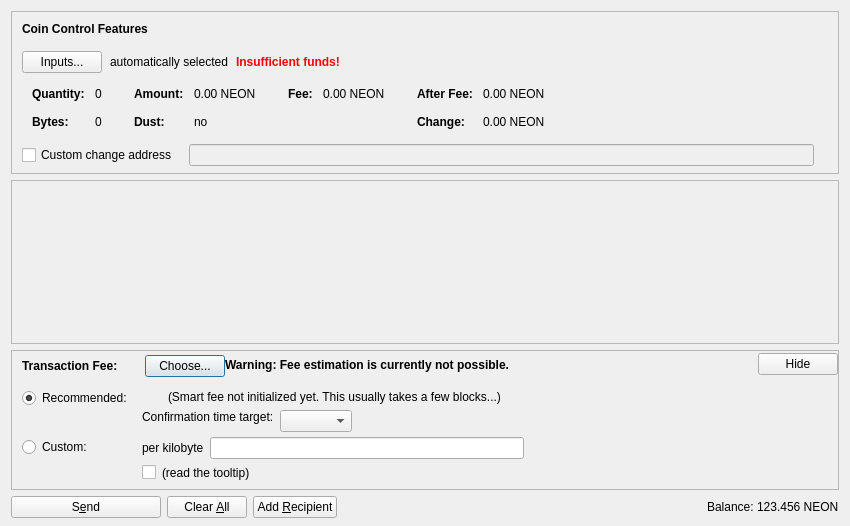
<?xml version="1.0" encoding="UTF-8"?>
<ui version="4.0">
 <class>SendCoinsDialog</class>
 <widget class="QDialog" name="SendCoinsDialog">
  <property name="geometry">
   <rect>
    <x>0</x>
    <y>0</y>
    <width>850</width>
    <height>526</height>
   </rect>
  </property>
  <property name="windowTitle">
   <string>Send Coins</string>
  </property>
  <layout class="QVBoxLayout" name="verticalLayout" stretch="0,1,0,0">
   <property name="bottomMargin">
    <number>8</number>
   </property>
   <item>
    <widget class="QFrame" name="frameCoinControl">
     <property name="sizePolicy">
      <sizepolicy hsizetype="Expanding" vsizetype="Expanding">
       <horstretch>0</horstretch>
       <verstretch>0</verstretch>
      </sizepolicy>
     </property>
     <property name="maximumSize">
      <size>
       <width>16777215</width>
       <height>16777215</height>
      </size>
     </property>
     <property name="frameShape">
      <enum>QFrame::StyledPanel</enum>
     </property>
     <property name="frameShadow">
      <enum>QFrame::Sunken</enum>
     </property>
     <layout class="QVBoxLayout" name="verticalLayoutCoinControl2">
      <property name="spacing">
       <number>0</number>
      </property>
      <property name="leftMargin">
       <number>0</number>
      </property>
      <property name="topMargin">
       <number>0</number>
      </property>
      <property name="rightMargin">
       <number>0</number>
      </property>
      <property name="bottomMargin">
       <number>6</number>
      </property>
      <item>
       <layout class="QVBoxLayout" name="verticalLayoutCoinControl" stretch="0,0,0,0,1">
        <property name="spacing">
         <number>0</number>
        </property>
        <property name="leftMargin">
         <number>10</number>
        </property>
        <property name="topMargin">
         <number>10</number>
        </property>
        <item>
         <layout class="QHBoxLayout" name="horizontalLayoutCoinControl1">
          <property name="bottomMargin">
           <number>15</number>
          </property>
          <item>
           <widget class="QLabel" name="labelCoinControlFeatures">
            <property name="sizePolicy">
             <sizepolicy hsizetype="Preferred" vsizetype="Maximum">
              <horstretch>0</horstretch>
              <verstretch>0</verstretch>
             </sizepolicy>
            </property>
            <property name="font">
             <font>
              <weight>75</weight>
              <bold>true</bold>
             </font>
            </property>
            <property name="styleSheet">
             <string notr="true">font-weight:bold;</string>
            </property>
            <property name="text">
             <string>Coin Control Features</string>
            </property>
           </widget>
          </item>
         </layout>
        </item>
        <item>
         <layout class="QHBoxLayout" name="horizontalLayoutCoinControl2" stretch="0,0,0,0">
          <property name="spacing">
           <number>8</number>
          </property>
          <property name="bottomMargin">
           <number>10</number>
          </property>
          <item>
           <widget class="QPushButton" name="pushButtonCoinControl">
            <property name="styleSheet">
             <string notr="true"/>
            </property>
            <property name="text">
             <string>Inputs...</string>
            </property>
            <property name="autoDefault">
             <bool>false</bool>
            </property>
           </widget>
          </item>
          <item>
           <widget class="QLabel" name="labelCoinControlAutomaticallySelected">
            <property name="text">
             <string>automatically selected</string>
            </property>
            <property name="margin">
             <number>5</number>
            </property>
           </widget>
          </item>
          <item>
           <widget class="QLabel" name="labelCoinControlInsuffFunds">
            <property name="font">
             <font>
              <weight>75</weight>
              <bold>true</bold>
             </font>
            </property>
            <property name="styleSheet">
             <string notr="true">color:red;font-weight:bold;</string>
            </property>
            <property name="text">
             <string>Insufficient funds!</string>
            </property>
            <property name="margin">
             <number>5</number>
            </property>
           </widget>
          </item>
          <item>
           <spacer name="horizontalSpacerCoinControl">
            <property name="orientation">
             <enum>Qt::Horizontal</enum>
            </property>
            <property name="sizeHint" stdset="0">
             <size>
              <width>40</width>
              <height>1</height>
             </size>
            </property>
           </spacer>
          </item>
         </layout>
        </item>
        <item>
         <widget class="QWidget" name="widgetCoinControl" native="true">
          <property name="sizePolicy">
           <sizepolicy hsizetype="Preferred" vsizetype="Preferred">
            <horstretch>0</horstretch>
            <verstretch>0</verstretch>
           </sizepolicy>
          </property>
          <property name="minimumSize">
           <size>
            <width>0</width>
            <height>0</height>
           </size>
          </property>
          <property name="styleSheet">
           <string notr="true"/>
          </property>
          <layout class="QHBoxLayout" name="horizontalLayoutCoinControl5">
           <property name="leftMargin">
            <number>0</number>
           </property>
           <property name="topMargin">
            <number>0</number>
           </property>
           <property name="rightMargin">
            <number>0</number>
           </property>
           <property name="bottomMargin">
            <number>0</number>
           </property>
           <item>
            <layout class="QHBoxLayout" name="horizontalLayoutCoinControl3" stretch="0,0,0,1">
             <property name="spacing">
              <number>20</number>
             </property>
             <property name="topMargin">
              <number>0</number>
             </property>
             <property name="bottomMargin">
              <number>10</number>
             </property>
             <item>
              <layout class="QFormLayout" name="formLayoutCoinControl1">
               <property name="horizontalSpacing">
                <number>10</number>
               </property>
               <property name="verticalSpacing">
                <number>14</number>
               </property>
               <property name="leftMargin">
                <number>10</number>
               </property>
               <property name="topMargin">
                <number>4</number>
               </property>
               <property name="rightMargin">
                <number>6</number>
               </property>
               <item row="0" column="0">
                <widget class="QLabel" name="labelCoinControlQuantityText">
                 <property name="font">
                  <font>
                   <weight>75</weight>
                   <bold>true</bold>
                  </font>
                 </property>
                 <property name="text">
                  <string>Quantity:</string>
                 </property>
                 <property name="margin">
                  <number>0</number>
                 </property>
                </widget>
               </item>
               <item row="0" column="1">
                <widget class="QLabel" name="labelCoinControlQuantity">
                 <property name="cursor">
                  <cursorShape>IBeamCursor</cursorShape>
                 </property>
                 <property name="contextMenuPolicy">
                  <enum>Qt::ActionsContextMenu</enum>
                 </property>
                 <property name="text">
                  <string notr="true">0</string>
                 </property>
                 <property name="margin">
                  <number>0</number>
                 </property>
                 <property name="textInteractionFlags">
                  <set>Qt::LinksAccessibleByMouse|Qt::TextSelectableByKeyboard|Qt::TextSelectableByMouse</set>
                 </property>
                </widget>
               </item>
               <item row="1" column="0">
                <widget class="QLabel" name="labelCoinControlBytesText">
                 <property name="font">
                  <font>
                   <weight>75</weight>
                   <bold>true</bold>
                  </font>
                 </property>
                 <property name="text">
                  <string>Bytes:</string>
                 </property>
                </widget>
               </item>
               <item row="1" column="1">
                <widget class="QLabel" name="labelCoinControlBytes">
                 <property name="cursor">
                  <cursorShape>IBeamCursor</cursorShape>
                 </property>
                 <property name="contextMenuPolicy">
                  <enum>Qt::ActionsContextMenu</enum>
                 </property>
                 <property name="text">
                  <string notr="true">0</string>
                 </property>
                 <property name="textInteractionFlags">
                  <set>Qt::LinksAccessibleByMouse|Qt::TextSelectableByKeyboard|Qt::TextSelectableByMouse</set>
                 </property>
                </widget>
               </item>
              </layout>
             </item>
             <item>
              <layout class="QFormLayout" name="formLayoutCoinControl2">
               <property name="horizontalSpacing">
                <number>10</number>
               </property>
               <property name="verticalSpacing">
                <number>14</number>
               </property>
               <property name="leftMargin">
                <number>6</number>
               </property>
               <property name="topMargin">
                <number>4</number>
               </property>
               <property name="rightMargin">
                <number>6</number>
               </property>
               <item row="0" column="0">
                <widget class="QLabel" name="labelCoinControlAmountText">
                 <property name="font">
                  <font>
                   <weight>75</weight>
                   <bold>true</bold>
                  </font>
                 </property>
                 <property name="text">
                  <string>Amount:</string>
                 </property>
                 <property name="margin">
                  <number>0</number>
                 </property>
                </widget>
               </item>
               <item row="0" column="1">
                <widget class="QLabel" name="labelCoinControlAmount">
                 <property name="cursor">
                  <cursorShape>IBeamCursor</cursorShape>
                 </property>
                 <property name="contextMenuPolicy">
                  <enum>Qt::ActionsContextMenu</enum>
                 </property>
                 <property name="text">
                  <string notr="true">0.00 NEON</string>
                 </property>
                 <property name="textInteractionFlags">
                  <set>Qt::LinksAccessibleByMouse|Qt::TextSelectableByKeyboard|Qt::TextSelectableByMouse</set>
                 </property>
                </widget>
               </item>
               <item row="1" column="0">
                <widget class="QLabel" name="labelCoinControlLowOutputText">
                 <property name="font">
                  <font>
                   <weight>75</weight>
                   <bold>true</bold>
                  </font>
                 </property>
                 <property name="text">
                  <string>Dust:</string>
                 </property>
                </widget>
               </item>
               <item row="1" column="1">
                <widget class="QLabel" name="labelCoinControlLowOutput">
                 <property name="cursor">
                  <cursorShape>IBeamCursor</cursorShape>
                 </property>
                 <property name="contextMenuPolicy">
                  <enum>Qt::ActionsContextMenu</enum>
                 </property>
                 <property name="text">
                  <string notr="true">no</string>
                 </property>
                 <property name="textInteractionFlags">
                  <set>Qt::LinksAccessibleByMouse|Qt::TextSelectableByKeyboard|Qt::TextSelectableByMouse</set>
                 </property>
                </widget>
               </item>
              </layout>
             </item>
             <item>
              <layout class="QFormLayout" name="formLayoutCoinControl3">
               <property name="horizontalSpacing">
                <number>10</number>
               </property>
               <property name="verticalSpacing">
                <number>14</number>
               </property>
               <property name="leftMargin">
                <number>6</number>
               </property>
               <property name="topMargin">
                <number>4</number>
               </property>
               <property name="rightMargin">
                <number>6</number>
               </property>
               <item row="0" column="0">
                <widget class="QLabel" name="labelCoinControlFeeText">
                 <property name="font">
                  <font>
                   <weight>75</weight>
                   <bold>true</bold>
                  </font>
                 </property>
                 <property name="text">
                  <string>Fee:</string>
                 </property>
                 <property name="margin">
                  <number>0</number>
                 </property>
                </widget>
               </item>
               <item row="0" column="1">
                <widget class="QLabel" name="labelCoinControlFee">
                 <property name="cursor">
                  <cursorShape>IBeamCursor</cursorShape>
                 </property>
                 <property name="contextMenuPolicy">
                  <enum>Qt::ActionsContextMenu</enum>
                 </property>
                 <property name="text">
                  <string notr="true">0.00 NEON</string>
                 </property>
                 <property name="textInteractionFlags">
                  <set>Qt::LinksAccessibleByMouse|Qt::TextSelectableByKeyboard|Qt::TextSelectableByMouse</set>
                 </property>
                </widget>
               </item>
              </layout>
             </item>
             <item>
              <layout class="QFormLayout" name="formLayoutCoinControl4">
               <property name="horizontalSpacing">
                <number>10</number>
               </property>
               <property name="verticalSpacing">
                <number>14</number>
               </property>
               <property name="leftMargin">
                <number>6</number>
               </property>
               <property name="topMargin">
                <number>4</number>
               </property>
               <property name="rightMargin">
                <number>6</number>
               </property>
               <item row="0" column="0">
                <widget class="QLabel" name="labelCoinControlAfterFeeText">
                 <property name="font">
                  <font>
                   <weight>75</weight>
                   <bold>true</bold>
                  </font>
                 </property>
                 <property name="text">
                  <string>After Fee:</string>
                 </property>
                 <property name="margin">
                  <number>0</number>
                 </property>
                </widget>
               </item>
               <item row="0" column="1">
                <widget class="QLabel" name="labelCoinControlAfterFee">
                 <property name="cursor">
                  <cursorShape>IBeamCursor</cursorShape>
                 </property>
                 <property name="contextMenuPolicy">
                  <enum>Qt::ActionsContextMenu</enum>
                 </property>
                 <property name="text">
                  <string notr="true">0.00 NEON</string>
                 </property>
                 <property name="textInteractionFlags">
                  <set>Qt::LinksAccessibleByMouse|Qt::TextSelectableByKeyboard|Qt::TextSelectableByMouse</set>
                 </property>
                </widget>
               </item>
               <item row="1" column="0">
                <widget class="QLabel" name="labelCoinControlChangeText">
                 <property name="font">
                  <font>
                   <weight>75</weight>
                   <bold>true</bold>
                  </font>
                 </property>
                 <property name="text">
                  <string>Change:</string>
                 </property>
                </widget>
               </item>
               <item row="1" column="1">
                <widget class="QLabel" name="labelCoinControlChange">
                 <property name="cursor">
                  <cursorShape>IBeamCursor</cursorShape>
                 </property>
                 <property name="contextMenuPolicy">
                  <enum>Qt::ActionsContextMenu</enum>
                 </property>
                 <property name="text">
                  <string notr="true">0.00 NEON</string>
                 </property>
                 <property name="textInteractionFlags">
                  <set>Qt::LinksAccessibleByMouse|Qt::TextSelectableByKeyboard|Qt::TextSelectableByMouse</set>
                 </property>
                </widget>
               </item>
              </layout>
             </item>
            </layout>
           </item>
          </layout>
         </widget>
        </item>
        <item>
         <layout class="QHBoxLayout" name="horizontalLayoutCoinControl4" stretch="0,0,0">
          <property name="spacing">
           <number>12</number>
          </property>
          <property name="sizeConstraint">
           <enum>QLayout::SetDefaultConstraint</enum>
          </property>
          <property name="topMargin">
           <number>5</number>
          </property>
          <property name="rightMargin">
           <number>5</number>
          </property>
          <item>
           <widget class="QCheckBox" name="checkBoxCoinControlChange">
            <property name="toolTip">
             <string>If this is activated, but the change address is empty or invalid, change will be sent to a newly generated address.</string>
            </property>
            <property name="text">
             <string>Custom change address</string>
            </property>
           </widget>
          </item>
          <item>
           <widget class="QValidatedLineEdit" name="lineEditCoinControlChange">
            <property name="enabled">
             <bool>false</bool>
            </property>
            <property name="sizePolicy">
             <sizepolicy hsizetype="Expanding" vsizetype="Fixed">
              <horstretch>0</horstretch>
              <verstretch>0</verstretch>
             </sizepolicy>
            </property>
           </widget>
          </item>
          <item>
           <widget class="QLabel" name="labelCoinControlChangeLabel">
            <property name="sizePolicy">
             <sizepolicy hsizetype="Preferred" vsizetype="Expanding">
              <horstretch>0</horstretch>
              <verstretch>0</verstretch>
             </sizepolicy>
            </property>
            <property name="minimumSize">
             <size>
              <width>0</width>
              <height>0</height>
             </size>
            </property>
            <property name="text">
             <string/>
            </property>
            <property name="margin">
             <number>3</number>
            </property>
           </widget>
          </item>
         </layout>
        </item>
        <item>
         <spacer name="verticalSpacerCoinControl">
          <property name="orientation">
           <enum>Qt::Vertical</enum>
          </property>
          <property name="sizeHint" stdset="0">
           <size>
            <width>800</width>
            <height>1</height>
           </size>
          </property>
         </spacer>
        </item>
       </layout>
      </item>
     </layout>
    </widget>
   </item>
   <item>
    <widget class="QScrollArea" name="scrollArea">
     <property name="widgetResizable">
      <bool>true</bool>
     </property>
     <widget class="QWidget" name="scrollAreaWidgetContents">
      <property name="geometry">
       <rect>
        <x>0</x>
        <y>0</y>
        <width>830</width>
        <height>104</height>
       </rect>
      </property>
      <layout class="QVBoxLayout" name="verticalLayout_2" stretch="0,1">
       <property name="leftMargin">
        <number>0</number>
       </property>
       <property name="topMargin">
        <number>0</number>
       </property>
       <property name="rightMargin">
        <number>0</number>
       </property>
       <property name="bottomMargin">
        <number>0</number>
       </property>
       <item>
        <layout class="QVBoxLayout" name="entries">
         <property name="spacing">
          <number>6</number>
         </property>
        </layout>
       </item>
       <item>
        <spacer name="verticalSpacer">
         <property name="orientation">
          <enum>Qt::Vertical</enum>
         </property>
         <property name="sizeHint" stdset="0">
          <size>
           <width>20</width>
           <height>40</height>
          </size>
         </property>
        </spacer>
       </item>
      </layout>
     </widget>
    </widget>
   </item>
   <item>
    <widget class="QFrame" name="frameFee">
     <property name="sizePolicy">
      <sizepolicy hsizetype="Expanding" vsizetype="Expanding">
       <horstretch>0</horstretch>
       <verstretch>0</verstretch>
      </sizepolicy>
     </property>
     <property name="maximumSize">
      <size>
       <width>16777215</width>
       <height>16777215</height>
      </size>
     </property>
     <property name="frameShape">
      <enum>QFrame::StyledPanel</enum>
     </property>
     <property name="frameShadow">
      <enum>QFrame::Sunken</enum>
     </property>
     <layout class="QVBoxLayout" name="verticalLayoutFee1">
      <property name="spacing">
       <number>0</number>
      </property>
      <property name="leftMargin">
       <number>0</number>
      </property>
      <property name="topMargin">
       <number>0</number>
      </property>
      <property name="rightMargin">
       <number>0</number>
      </property>
      <property name="bottomMargin">
       <number>0</number>
      </property>
      <item>
       <layout class="QVBoxLayout" name="verticalLayoutFee2" stretch="0,0,0">
        <property name="spacing">
         <number>0</number>
        </property>
        <property name="leftMargin">
         <number>10</number>
        </property>
        <property name="topMargin">
         <number>0</number>
        </property>
        <item>
         <layout class="QHBoxLayout" name="horizontalLayoutFee1">
          <property name="bottomMargin">
           <number>0</number>
          </property>
          <item>
           <layout class="QVBoxLayout" name="verticalLayoutFee7">
            <property name="spacing">
             <number>0</number>
            </property>
            <item>
             <spacer name="verticalSpacerSmartFee">
              <property name="orientation">
               <enum>Qt::Vertical</enum>
              </property>
              <property name="sizeType">
               <enum>QSizePolicy::Fixed</enum>
              </property>
              <property name="sizeHint" stdset="0">
               <size>
                <width>1</width>
                <height>4</height>
               </size>
              </property>
             </spacer>
            </item>
            <item>
             <layout class="QHBoxLayout" name="horizontalLayoutSmartFee">
              <property name="spacing">
               <number>10</number>
              </property>
              <item>
               <widget class="QLabel" name="labelFeeHeadline">
                <property name="sizePolicy">
                 <sizepolicy hsizetype="Preferred" vsizetype="Maximum">
                  <horstretch>0</horstretch>
                  <verstretch>0</verstretch>
                 </sizepolicy>
                </property>
                <property name="font">
                 <font>
                  <weight>75</weight>
                  <bold>true</bold>
                 </font>
                </property>
                <property name="styleSheet">
                 <string notr="true">font-weight:bold;</string>
                </property>
                <property name="text">
                 <string>Transaction Fee:</string>
                </property>
               </widget>
              </item>
              <item>
               <widget class="QLabel" name="labelFeeMinimized">
                <property name="text">
                 <string/>
                </property>
               </widget>
              </item>
              <item>
               <widget class="QPushButton" name="buttonChooseFee">
                <property name="text">
                 <string>Choose...</string>
                </property>
               </widget>
              </item>
             </layout>
            </item>
            <item>
             <spacer name="verticalSpacer_5">
              <property name="orientation">
               <enum>Qt::Vertical</enum>
              </property>
              <property name="sizeHint" stdset="0">
               <size>
                <width>1</width>
                <height>1</height>
               </size>
              </property>
             </spacer>
            </item>
           </layout>
          </item>
          <item>
           <widget class="QLabel" name="fallbackFeeWarningLabel">
            <property name="toolTip">
             <string>Using the fallbackfee can result in sending a transaction that will take several hours or days (or never) to confirm. Consider choosing your fee manually or wait until you have validated the complete chain.</string>
            </property>
            <property name="font">
            <font>
                <weight>75</weight>
                <bold>true</bold>
            </font>
            </property>
            <property name="text">
             <string>Warning: Fee estimation is currently not possible.</string>
            </property>
            <property name="wordWrap">
             <bool>false</bool>
            </property>
           </widget>
          </item>
          <item>
           <spacer name="horizontalSpacer_4">
            <property name="orientation">
             <enum>Qt::Horizontal</enum>
            </property>
            <property name="sizeType">
             <enum>QSizePolicy::MinimumExpanding</enum>
            </property>
            <property name="sizeHint" stdset="0">
             <size>
              <width>40</width>
              <height>20</height>
             </size>
            </property>
           </spacer>
          </item>
          <item>
           <widget class="QPushButton" name="buttonMinimizeFee">
            <property name="toolTip">
             <string>collapse fee-settings</string>
            </property>
            <property name="text">
             <string>Hide</string>
            </property>
           </widget>
          </item>
         </layout>
        </item>
        <item>
         <widget class="QFrame" name="frameFeeSelection">
          <layout class="QVBoxLayout" name="verticalLayoutFee12">
           <property name="spacing">
            <number>0</number>
           </property>
           <property name="leftMargin">
            <number>0</number>
           </property>
           <property name="topMargin">
            <number>0</number>
           </property>
           <property name="rightMargin">
            <number>0</number>
           </property>
           <property name="bottomMargin">
            <number>0</number>
           </property>
           <item>
            <layout class="QGridLayout" name="gridLayoutFee">
             <property name="topMargin">
              <number>10</number>
             </property>
             <property name="bottomMargin">
              <number>4</number>
             </property>
             <property name="horizontalSpacing">
              <number>10</number>
             </property>
             <property name="verticalSpacing">
              <number>4</number>
             </property>
             <item row="1" column="1">
              <layout class="QVBoxLayout" name="verticalLayoutFee8">
               <property name="spacing">
                <number>6</number>
               </property>
               <item>
                <layout class="QHBoxLayout" name="horizontalLayoutFee13">
                 <item>
                  <widget class="QLabel" name="labelCustomPerKilobyte">
                   <property name="toolTip">
                    <string>If the custom fee is set to 1000 satoshis and the transaction is only 250 bytes, then &quot;per kilobyte&quot; only pays 250 satoshis in fee, while &quot;total at least&quot; pays 1000 satoshis. For transactions bigger than a kilobyte both pay by kilobyte.</string>
                   </property>
                   <property name="text">
                    <string>per kilobyte</string>
                   </property>
                  </widget>
                 </item>
                 <item>
                  <widget class="BitcoinAmountField" name="customFee"/>
                 </item>
                 <item>
                  <spacer name="horizontalSpacer_6">
                   <property name="orientation">
                    <enum>Qt::Horizontal</enum>
                   </property>
                   <property name="sizeHint" stdset="0">
                    <size>
                     <width>1</width>
                     <height>1</height>
                    </size>
                   </property>
                  </spacer>
                 </item>
                </layout>
               </item>
               <item>
                <layout class="QHBoxLayout" name="horizontalLayoutFee8">
                 <item>
                  <widget class="QCheckBox" name="checkBoxMinimumFee">
                   <property name="toolTip">
                    <string>Paying only the minimum fee is just fine as long as there is less transaction volume than space in the blocks. But be aware that this can end up in a never confirming transaction once there is more demand for litecoin transactions than the network can process.</string>
                   </property>
                   <property name="text">
                    <string/>
                   </property>
                  </widget>
                 </item>
                 <item>
                  <widget class="QLabel" name="labelMinFeeWarning">
                   <property name="enabled">
                    <bool>true</bool>
                   </property>
                   <property name="toolTip">
                    <string>Paying only the minimum fee is just fine as long as there is less transaction volume than space in the blocks. But be aware that this can end up in a never confirming transaction once there is more demand for litecoin transactions than the network can process.</string>
                   </property>
                   <property name="text">
                    <string>(read the tooltip)</string>
                   </property>
                   <property name="margin">
                    <number>5</number>
                   </property>
                  </widget>
                 </item>
                 <item>
                  <spacer name="horizontalSpacer_2">
                   <property name="orientation">
                    <enum>Qt::Horizontal</enum>
                   </property>
                   <property name="sizeHint" stdset="0">
                    <size>
                     <width>1</width>
                     <height>1</height>
                    </size>
                   </property>
                  </spacer>
                 </item>
                </layout>
               </item>
              </layout>
             </item>
             <item row="0" column="0">
              <layout class="QVBoxLayout" name="verticalLayoutFee4" stretch="0,1">
               <item>
                <widget class="QRadioButton" name="radioSmartFee">
                 <property name="text">
                  <string>Recommended:</string>
                 </property>
                 <property name="checked">
                  <bool>true</bool>
                 </property>
                 <attribute name="buttonGroup">
                  <string notr="true">groupFee</string>
                 </attribute>
                </widget>
               </item>
               <item>
                <spacer name="verticalSpacer_2">
                 <property name="orientation">
                  <enum>Qt::Vertical</enum>
                 </property>
                 <property name="sizeHint" stdset="0">
                  <size>
                   <width>1</width>
                   <height>1</height>
                  </size>
                 </property>
                </spacer>
               </item>
              </layout>
             </item>
             <item row="1" column="0">
              <layout class="QVBoxLayout" name="verticalLayoutFee9" stretch="0,1">
               <item>
                <widget class="QRadioButton" name="radioCustomFee">
                 <property name="text">
                  <string>Custom:</string>
                 </property>
                 <attribute name="buttonGroup">
                  <string notr="true">groupFee</string>
                 </attribute>
                </widget>
               </item>
               <item>
                <spacer name="verticalSpacer_6">
                 <property name="orientation">
                  <enum>Qt::Vertical</enum>
                 </property>
                 <property name="sizeHint" stdset="0">
                  <size>
                   <width>1</width>
                   <height>1</height>
                  </size>
                 </property>
                </spacer>
               </item>
              </layout>
             </item>
             <item row="0" column="1">
              <layout class="QVBoxLayout" name="verticalLayoutFee3" stretch="0,0,1">
               <property name="spacing">
                <number>6</number>
               </property>
               <property name="topMargin">
                <number>2</number>
               </property>
               <item>
                <layout class="QHBoxLayout" name="horizontalLayoutFee12">
                 <item>
                  <widget class="QLabel" name="labelSmartFee">
                   <property name="text">
                    <string/>
                   </property>
                   <property name="margin">
                    <number>2</number>
                   </property>
                  </widget>
                 </item>
                 <item>
                  <widget class="QLabel" name="labelFeeEstimation">
                   <property name="text">
                    <string/>
                   </property>
                  </widget>
                 </item>
                 <item>
                  <widget class="QLabel" name="labelSmartFee2">
                   <property name="text">
                    <string>(Smart fee not initialized yet. This usually takes a few blocks...)</string>
                   </property>
                   <property name="margin">
                    <number>2</number>
                   </property>
                  </widget>
                 </item>
                 <item>
                  <spacer name="horizontalSpacer_5">
                   <property name="orientation">
                    <enum>Qt::Horizontal</enum>
                   </property>
                   <property name="sizeHint" stdset="0">
                    <size>
                     <width>1</width>
                     <height>1</height>
                    </size>
                   </property>
                  </spacer>
                 </item>
                </layout>
               </item>
               <item>
                <layout class="QHBoxLayout" name="horizontalLayoutFee9">
                 <item>
                  <layout class="QVBoxLayout" name="verticalLayoutFee6">
                   <item>
                    <widget class="QLabel" name="labelSmartFee3">
                     <property name="text">
                      <string>Confirmation time target:</string>
                     </property>
                     <property name="margin">
                      <number>2</number>
                     </property>
                    </widget>
                   </item>
                   <item>
                    <spacer name="verticalSpacer_3">
                     <property name="orientation">
                      <enum>Qt::Vertical</enum>
                     </property>
                     <property name="sizeHint" stdset="0">
                      <size>
                       <width>1</width>
                       <height>1</height>
                      </size>
                     </property>
                    </spacer>
                   </item>
                  </layout>
                 </item>
                 <item>
                  <layout class="QVBoxLayout" name="verticalLayoutFee5">
                   <property name="rightMargin">
                    <number>30</number>
                   </property>
                   <item>
                    <layout class="QHBoxLayout" name="horizontalLayoutConfTarget">
                     <property name="bottomMargin">
                      <number>0</number>
                     </property>
                     <item>
                      <widget class="QComboBox" name="confTargetSelector"/>
                     </item>
                     <item>
                      <spacer name="horizontalSpacerConfTarget">
                       <property name="orientation">
                        <enum>Qt::Horizontal</enum>
                       </property>
                       <property name="sizeHint" stdset="0">
                        <size>
                         <width>40</width>
                         <height>20</height>
                        </size>
                       </property>
                      </spacer>
                     </item>
                    </layout>
                   </item>
                  </layout>
                 </item>
                </layout>
               </item>
               <item>
                <spacer name="verticalSpacer_4">
                 <property name="orientation">
                  <enum>Qt::Vertical</enum>
                 </property>
                 <property name="sizeHint" stdset="0">
                  <size>
                   <width>1</width>
                   <height>1</height>
                  </size>
                 </property>
                </spacer>
               </item>
              </layout>
             </item>
            </layout>
           </item>
          </layout>
         </widget>
        </item>
        <item>
         <spacer name="verticalSpacerFee">
          <property name="orientation">
           <enum>Qt::Vertical</enum>
          </property>
          <property name="sizeHint" stdset="0">
           <size>
            <width>40</width>
            <height>5</height>
           </size>
          </property>
         </spacer>
        </item>
       </layout>
      </item>
     </layout>
    </widget>
   </item>
   <item>
    <layout class="QHBoxLayout" name="horizontalLayout">
     <item>
      <widget class="QPushButton" name="sendButton">
       <property name="minimumSize">
        <size>
         <width>150</width>
         <height>0</height>
        </size>
       </property>
       <property name="toolTip">
        <string>Confirm the send action</string>
       </property>
       <property name="text">
        <string>S&amp;end</string>
       </property>
       <property name="icon">
        <iconset resource="../bitcoin.qrc">
         <normaloff>:/icons/send</normaloff>:/icons/send</iconset>
       </property>
       <property name="autoDefault">
        <bool>false</bool>
       </property>
       <property name="default">
        <bool>false</bool>
       </property>
      </widget>
     </item>
     <item>
      <widget class="QPushButton" name="clearButton">
       <property name="sizePolicy">
        <sizepolicy hsizetype="Minimum" vsizetype="Fixed">
         <horstretch>0</horstretch>
         <verstretch>0</verstretch>
        </sizepolicy>
       </property>
       <property name="toolTip">
        <string>Clear all fields of the form.</string>
       </property>
       <property name="text">
        <string>Clear &amp;All</string>
       </property>
       <property name="icon">
        <iconset resource="../bitcoin.qrc">
         <normaloff>:/icons/remove</normaloff>:/icons/remove</iconset>
       </property>
       <property name="autoDefault">
        <bool>false</bool>
       </property>
      </widget>
     </item>
     <item>
      <widget class="QPushButton" name="addButton">
       <property name="toolTip">
        <string>Send to multiple recipients at once</string>
       </property>
       <property name="text">
        <string>Add &amp;Recipient</string>
       </property>
       <property name="icon">
        <iconset resource="../bitcoin.qrc">
         <normaloff>:/icons/add</normaloff>:/icons/add</iconset>
       </property>
       <property name="autoDefault">
        <bool>false</bool>
       </property>
      </widget>
     </item>
     <item>
      <spacer name="horizontalSpacer">
       <property name="orientation">
        <enum>Qt::Horizontal</enum>
       </property>
       <property name="sizeHint" stdset="0">
        <size>
         <width>40</width>
         <height>20</height>
        </size>
       </property>
      </spacer>
     </item>
     <item>
      <layout class="QHBoxLayout" name="horizontalLayout_2">
       <property name="spacing">
        <number>3</number>
       </property>
       <item>
        <widget class="QLabel" name="label">
         <property name="sizePolicy">
          <sizepolicy hsizetype="Preferred" vsizetype="Fixed">
           <horstretch>0</horstretch>
           <verstretch>0</verstretch>
          </sizepolicy>
         </property>
         <property name="text">
          <string>Balance:</string>
         </property>
        </widget>
       </item>
       <item>
        <widget class="QLabel" name="labelBalance">
         <property name="sizePolicy">
          <sizepolicy hsizetype="Preferred" vsizetype="Fixed">
           <horstretch>0</horstretch>
           <verstretch>0</verstretch>
          </sizepolicy>
         </property>
         <property name="cursor">
          <cursorShape>IBeamCursor</cursorShape>
         </property>
         <property name="text">
          <string notr="true">123.456 NEON</string>
         </property>
         <property name="textInteractionFlags">
          <set>Qt::LinksAccessibleByMouse|Qt::TextSelectableByKeyboard|Qt::TextSelectableByMouse</set>
         </property>
        </widget>
       </item>
      </layout>
     </item>
    </layout>
   </item>
  </layout>
 </widget>
 <customwidgets>
  <customwidget>
   <class>QValidatedLineEdit</class>
   <extends>QLineEdit</extends>
   <header>qvalidatedlineedit.h</header>
  </customwidget>
  <customwidget>
   <class>BitcoinAmountField</class>
   <extends>QLineEdit</extends>
   <header>bitcoinamountfield.h</header>
   <container>1</container>
  </customwidget>
 </customwidgets>
 <resources>
  <include location="../bitcoin.qrc"/>
 </resources>
 <connections/>
 <buttongroups>
  <buttongroup name="groupFee"/>
 </buttongroups>
</ui>
